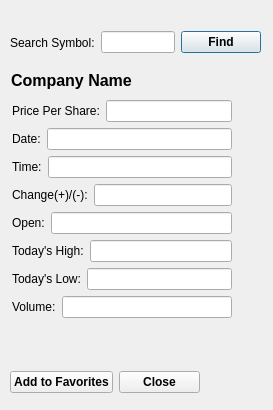
<?xml version="1.0" encoding="UTF-8"?>
<ui version="4.0">
 <class>StockSearch</class>
 <widget class="QDialog" name="StockSearch">
  <property name="geometry">
   <rect>
    <x>0</x>
    <y>0</y>
    <width>273</width>
    <height>410</height>
   </rect>
  </property>
  <property name="windowTitle">
   <string>Dialog</string>
  </property>
  <widget class="QWidget" name="layoutWidget">
   <property name="geometry">
    <rect>
     <x>10</x>
     <y>30</y>
     <width>251</width>
     <height>25</height>
    </rect>
   </property>
   <layout class="QHBoxLayout" name="horizontalLayout_2">
    <item>
     <layout class="QHBoxLayout" name="horizontalLayout_3">
      <item>
       <widget class="QLabel" name="label_10">
        <property name="text">
         <string>Search Symbol:</string>
        </property>
       </widget>
      </item>
      <item>
       <widget class="QLineEdit" name="lineEditSearch">
        <property name="text">
         <string/>
        </property>
       </widget>
      </item>
     </layout>
    </item>
    <item>
     <widget class="QPushButton" name="btnFind">
      <property name="font">
       <font>
        <weight>75</weight>
        <bold>true</bold>
       </font>
      </property>
      <property name="text">
       <string>Find</string>
      </property>
     </widget>
    </item>
   </layout>
  </widget>
  <widget class="QLabel" name="lblCompanyName">
   <property name="geometry">
    <rect>
     <x>11</x>
     <y>71</y>
     <width>127</width>
     <height>19</height>
    </rect>
   </property>
   <property name="font">
    <font>
     <pointsize>12</pointsize>
     <weight>75</weight>
     <bold>true</bold>
    </font>
   </property>
   <property name="text">
    <string>Company Name</string>
   </property>
  </widget>
  <widget class="QWidget" name="layoutWidget">
   <property name="geometry">
    <rect>
     <x>10</x>
     <y>370</y>
     <width>190</width>
     <height>25</height>
    </rect>
   </property>
   <layout class="QHBoxLayout" name="horizontalLayout_5">
    <item>
     <widget class="QPushButton" name="btnAddFavorites">
      <property name="font">
       <font>
        <weight>75</weight>
        <bold>true</bold>
       </font>
      </property>
      <property name="text">
       <string>Add to Favorites</string>
      </property>
     </widget>
    </item>
    <item>
     <widget class="QPushButton" name="btnClose">
      <property name="font">
       <font>
        <weight>75</weight>
        <bold>true</bold>
       </font>
      </property>
      <property name="text">
       <string>Close</string>
      </property>
     </widget>
    </item>
   </layout>
  </widget>
  <widget class="QWidget" name="">
   <property name="geometry">
    <rect>
     <x>12</x>
     <y>100</y>
     <width>220</width>
     <height>220</height>
    </rect>
   </property>
   <layout class="QVBoxLayout" name="verticalLayout">
    <item>
     <layout class="QHBoxLayout" name="horizontalLayout_4">
      <item>
       <widget class="QLabel" name="label_11">
        <property name="font">
         <font>
          <weight>50</weight>
          <bold>false</bold>
         </font>
        </property>
        <property name="text">
         <string>Price Per Share:</string>
        </property>
       </widget>
      </item>
      <item>
       <widget class="QLineEdit" name="txtPricePerShare">
        <property name="readOnly">
         <bool>true</bool>
        </property>
       </widget>
      </item>
     </layout>
    </item>
    <item>
     <layout class="QHBoxLayout" name="horizontalLayout_8">
      <item>
       <widget class="QLabel" name="label_12">
        <property name="text">
         <string>Date:</string>
        </property>
       </widget>
      </item>
      <item>
       <widget class="QLineEdit" name="txtDate">
        <property name="readOnly">
         <bool>true</bool>
        </property>
       </widget>
      </item>
     </layout>
    </item>
    <item>
     <layout class="QHBoxLayout" name="horizontalLayout_12">
      <item>
       <widget class="QLabel" name="label_13">
        <property name="text">
         <string>Time:</string>
        </property>
       </widget>
      </item>
      <item>
       <widget class="QLineEdit" name="txtTime">
        <property name="readOnly">
         <bool>true</bool>
        </property>
       </widget>
      </item>
     </layout>
    </item>
    <item>
     <layout class="QHBoxLayout" name="horizontalLayout_13">
      <item>
       <widget class="QLabel" name="label_15">
        <property name="text">
         <string>Change(+)/(-):</string>
        </property>
       </widget>
      </item>
      <item>
       <widget class="QLineEdit" name="txtChange">
        <property name="readOnly">
         <bool>true</bool>
        </property>
       </widget>
      </item>
     </layout>
    </item>
    <item>
     <layout class="QHBoxLayout" name="horizontalLayout_14">
      <item>
       <widget class="QLabel" name="label_14">
        <property name="text">
         <string>Open:</string>
        </property>
       </widget>
      </item>
      <item>
       <widget class="QLineEdit" name="txtOpeningPrice">
        <property name="readOnly">
         <bool>true</bool>
        </property>
       </widget>
      </item>
     </layout>
    </item>
    <item>
     <layout class="QHBoxLayout" name="horizontalLayout">
      <item>
       <widget class="QLabel" name="label">
        <property name="text">
         <string>Today's High:</string>
        </property>
       </widget>
      </item>
      <item>
       <widget class="QLineEdit" name="txtTodaysHigh">
        <property name="readOnly">
         <bool>true</bool>
        </property>
       </widget>
      </item>
     </layout>
    </item>
    <item>
     <layout class="QHBoxLayout" name="horizontalLayout_7">
      <item>
       <widget class="QLabel" name="label_3">
        <property name="text">
         <string>Today's Low:</string>
        </property>
       </widget>
      </item>
      <item>
       <widget class="QLineEdit" name="txtTodaysLow">
        <property name="readOnly">
         <bool>true</bool>
        </property>
       </widget>
      </item>
     </layout>
    </item>
    <item>
     <layout class="QHBoxLayout" name="horizontalLayout_6">
      <item>
       <widget class="QLabel" name="label_2">
        <property name="text">
         <string>Volume:</string>
        </property>
       </widget>
      </item>
      <item>
       <widget class="QLineEdit" name="txtVolume">
        <property name="readOnly">
         <bool>true</bool>
        </property>
       </widget>
      </item>
     </layout>
    </item>
   </layout>
  </widget>
  <zorder>lblCompanyName</zorder>
  <zorder>layoutWidget</zorder>
  <zorder>layoutWidget</zorder>
  <zorder>layoutWidget</zorder>
  <zorder>label_3</zorder>
  <zorder>txtTodaysLow</zorder>
 </widget>
 <resources/>
 <connections/>
</ui>
